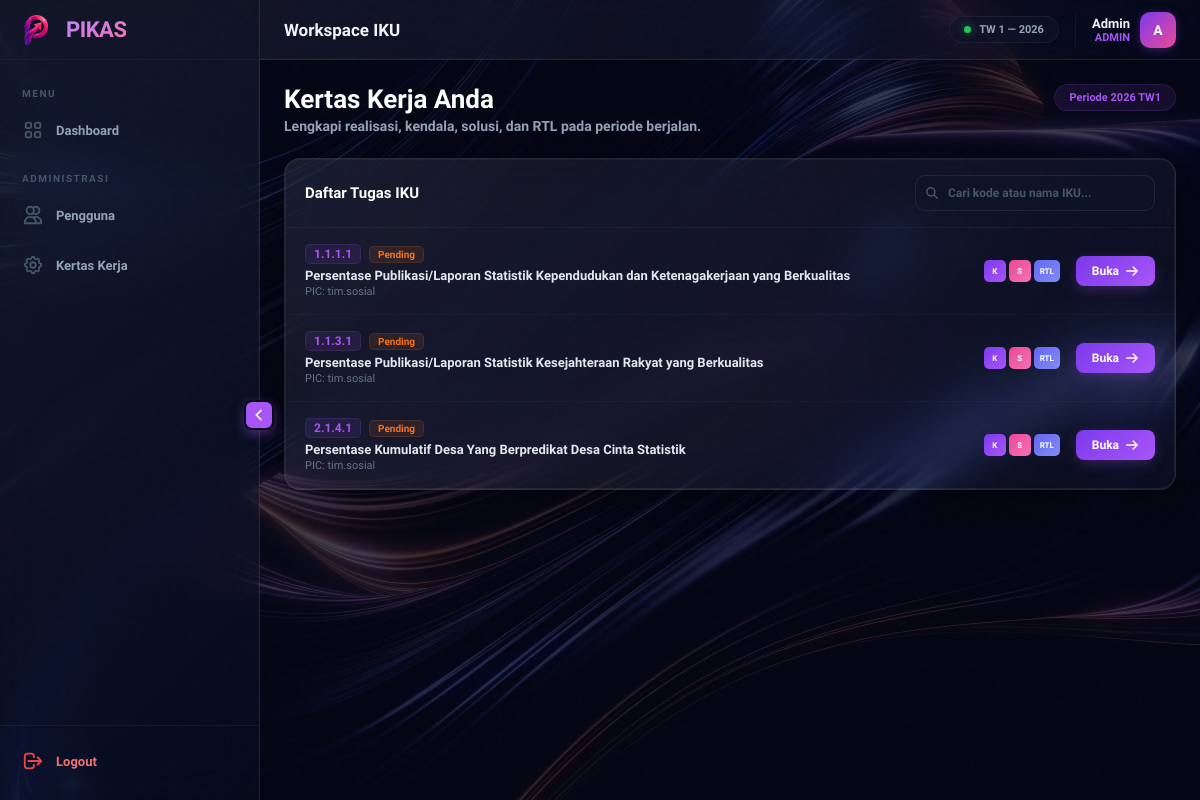
Before: /iku/ (signed in) with the older database file.
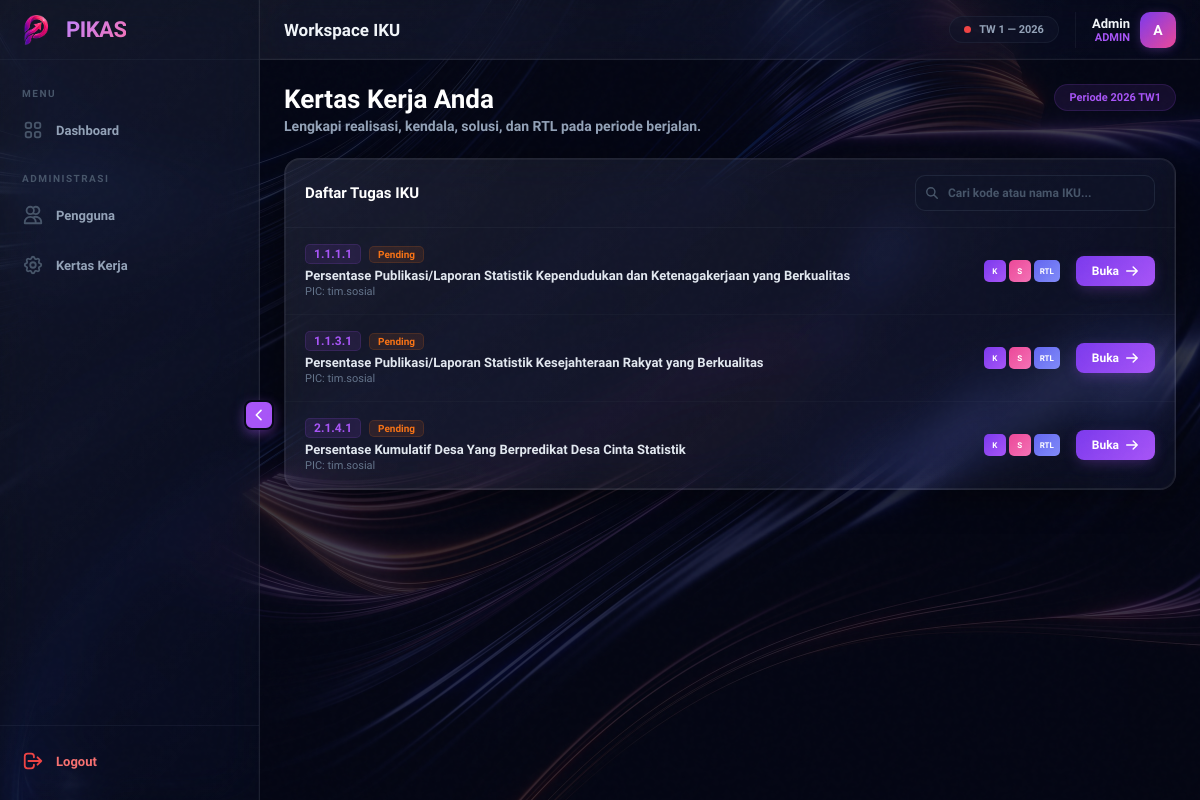
After: the same page with the newer database file.
### pikas_app/models.py (models this page shows, shortened)
class PeriodeKertasKerja(models.Model):
    id = models.UUIDField(primary_key=True, default=uuid.uuid4, editable=False)
    tahun = models.IntegerField(validators=[MinValueValidator(2020)])
    triwulan = models.IntegerField(choices=[(1, 'TW I'), (2, 'TW II'), (3, 'TW III'), (4, 'TW IV')])
    sheet_name = models.CharField(
        max_length=100,
        help_text="Nama sheet di Google Spreadsheet, misal: 2026Q1"
    )
    config_json = models.JSONField(
        default=dict, blank=True,
        help_text="Master JSON config: daftar IKU beserta mapping koordinat cell GSheet."
    )
    is_locked = models.BooleanField(
        default=False,
        help_text="Jika True, Operator tidak bisa submit/edit FRA."
    )
    is_configured = models.BooleanField(
        default=False,
        help_text="True jika config_json sudah diisi dan PULL sudah dilakukan."
    )
    created_at = models.DateTimeField(auto_now_add=True)
    updated_at = models.DateTimeField(auto_now=True)
    class Meta:
        unique_together = ('tahun', 'triwulan')
        ordering = ['-tahun', '-triwulan']
        verbose_name_plural = "Periode Kertas Kerja"
    @property
    def label(self):
        return f"{self.tahun} TW{self.triwulan}"

### pikas_app/views.py (the view)
# urls.py: path('iku/', views.iku_list_view, name='iku_list'),
@login_required
@role_required(['ADMIN', 'OPERATOR'])
def iku_list_view(request):
    config = get_active_config()
    periode = config.active_periode if config else None
    if not periode:
        return render(request, 'iku_list.html', {'error': 'Sistem belum dikonfigurasi.'})
    qs = FRAEntry.objects.filter(
        iku__periode=periode
    ).select_related('iku', 'pic_tim_kerja').order_by('iku__kode_indikator')
    if request.user.role == 'OPERATOR':
        qs = qs.filter(pic_tim_kerja=request.user)
    return render(request, 'iku_list.html', {
        'periode': periode,
        'entries': qs,
    })

### pikas_app/context_processors.py (called while the page is built)
def pikas_context(request):
    config = AppConfig.objects.select_related('active_periode').first()
    return {
        'app_config': config,
        'active_config': config,
        'active_periode': config.active_periode if config else None,
    }

### pikas_app/views.py (called while the page is built)
def get_active_config():
    return AppConfig.objects.select_related('active_periode').first()

### pikas_app/templates/iku_list.html (shortened to what the changed rows need)
{% extends 'crm_base.html' %}
{% block content %}
{% if error %}
<div style="display:flex;align-items:center;justify-content:center;height:60vh;">
    <div class="glass-card" style="text-align:center;padding:48px;max-width:480px;">
        <svg width="48" height="48" fill="none" stroke="#f59e0b" viewBox="0 0 24 24" style="margin:0 auto 16px;display:block;opacity:0.7"><path stroke-linecap="round" stroke-linejoin="round" stroke-width="1.5" d="M12 9v2m0 4h.01m-6.938 4h13.856c1.54 0 2.502-1.667 1.732-2.5L13.732 4.5c-.77-.833-2.694-.833-3.464 0L3.34 16.5c-.77.833.192 2.5 1.732 2.5z"/></svg>
        <h3 style="font-size:18px;font-weight:800;color:white;margin-bottom:8px;">{{ error }}</h3>
    </div>
</div>
{% else %}
<div style="margin-bottom:24px;display:flex;justify-content:space-between;align-items:flex-start;flex-wrap:wrap;gap:16px;">
    <div>
        <h1 style="font-size:26px;font-weight:900;color:white;">Kertas Kerja Anda</h1>
    </div>
</div>
{% endif %}
{% endblock %}

### pikas_app/templates/crm_base.html (shortened to what this page needs)
{% load static %}
<!DOCTYPE html>
<html lang="en">
<head>
</head>
<body>
    <div class="crm-overlay"></div>
    <aside class="sidebar no-transition" id="sidebar">
        <div class="sidebar-inner">
            <div class="sidebar-header">
                <div class="sidebar-logo" style="background:transparent; box-shadow:none;">
                    <img src="{% static 'img/pikas-logo.png' %}" alt="Logo" style="width:100%; height:100%; object-fit:contain;">
                </div>
                <span class="sidebar-brand">PIKAS</span>
            </div>
            <nav class="sidebar-nav">
                <div class="sidebar-nav-label">Menu</div>
                <a href="{% url 'dashboard' %}" class="nav-item {% if request.resolver_match.url_name == 'dashboard' %}active{% endif %}">
                    <span class="nav-text">Dashboard</span>
                </a>
                {% if request.user.is_authenticated and request.user.role == 'ADMIN' %}
                <div class="sidebar-nav-label">Administrasi</div>
                <a href="{% url 'pengguna' %}" class="nav-item {% if request.resolver_match.url_name == 'pengguna' %}active{% endif %}">
                    <svg class="nav-icon" fill="none" stroke="currentColor" viewBox="0 0 24 24"><path stroke-linecap="round" stroke-linejoin="round" stroke-width="2" d="M12 4.354a4 4 0 110 5.292M15 21H3v-1a6 6 0 0112 0v1zm0 0h6v-1a6 6 0 00-9-5.197M13 7a4 4 0 11-8 0 4 4 0 018 0z"/></svg>
                    <span class="nav-text">Pengguna</span>
                </a>
                <a href="{% url 'kertas_kerja' %}" class="nav-item {% if request.resolver_match.url_name == 'kertas_kerja' or 'periode' in request.resolver_match.url_name %}active{% endif %}">
                    <span class="nav-text">Kertas Kerja</span>
                </a>
                {% endif %}
            </nav>
            <div class="sidebar-footer">
                {% if request.user.is_authenticated %}
                <a href="{% url 'logout' %}" class="nav-item logout-item">
                    <svg class="nav-icon" fill="none" stroke="currentColor" viewBox="0 0 24 24"><path stroke-linecap="round" stroke-linejoin="round" stroke-width="2" d="M17 16l4-4m0 0l-4-4m4 4H7m6 4v1a3 3 0 01-3 3H6a3 3 0 01-3-3V7a3 3 0 013-3h4a3 3 0 013 3v1"/></svg>
                    <span class="nav-text">Logout</span>
                </a>
                {% endif %}
            </div>
        </div>
        <button class="sidebar-toggle" onclick="toggleSidebar()" title="Toggle Sidebar">
            <svg fill="none" stroke="currentColor" viewBox="0 0 24 24"><path stroke-linecap="round" stroke-linejoin="round" stroke-width="2.5" d="M15 19l-7-7 7-7"/></svg>
        </button>
    </aside>
    <div class="main-wrapper">
        <header class="navbar">
            <div class="navbar-title">{% block header_title %}Dashboard{% endblock %}</div>
            <div class="navbar-right">
                <div class="period-badge">
                    <div class="period-dot {% if active_periode and not active_periode.is_locked %}active{% else %}locked{% endif %}"></div>
                    {% if active_periode %}TW {{ active_periode.triwulan }} — {{ active_periode.tahun }}{% else %}Belum Dikonfigurasi{% endif %}
                </div>
                <div class="user-info">
                    <div class="user-meta">
                        <div class="user-name">{% if request.user.is_authenticated %}{{ request.user.first_name|default:request.user.username }}{% endif %}</div>
                        <div class="user-role">{% if request.user.is_authenticated %}{{ request.user.role|default:"" }}{% endif %}</div>
                    </div>
                    <div class="user-avatar">{% if request.user.is_authenticated %}{{ request.user.username|make_list|first|upper }}{% endif %}</div>
                </div>
            </div>
        </header>
        <main class="main-content">
            {% block content %}{% endblock %}
        </main>
    </div>
</body>
</html>

Changed rows visible on the page:
changed PeriodeKertasKerja: is_locked False → True (drawn)
